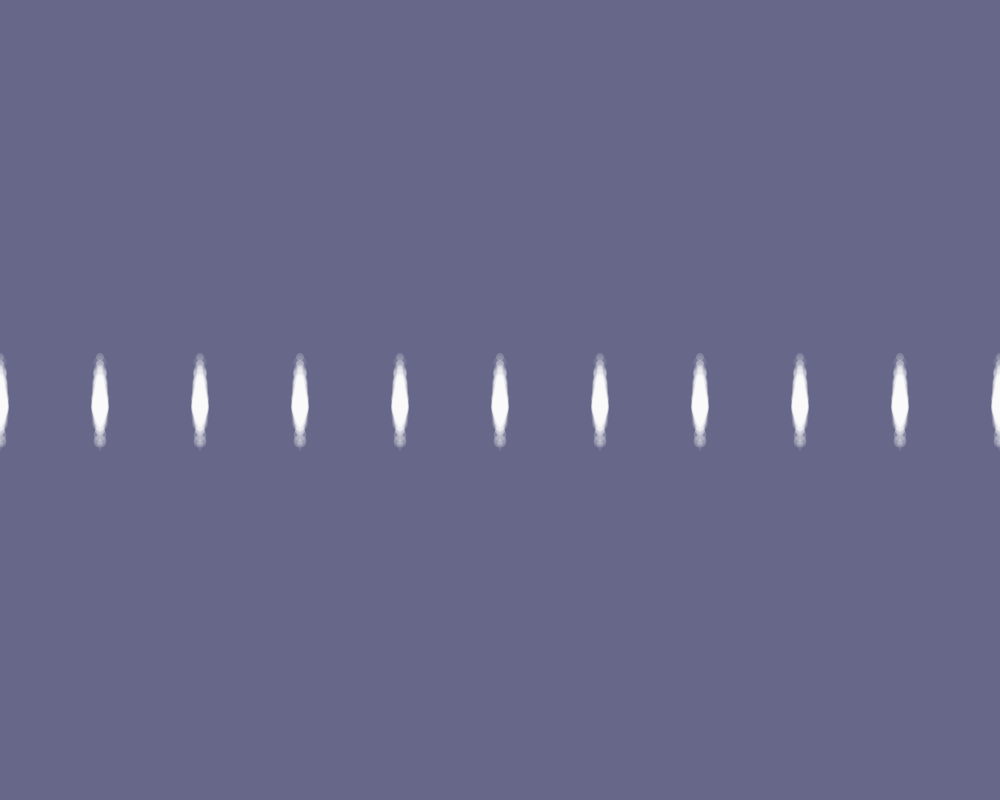
Frame 1 (no input)
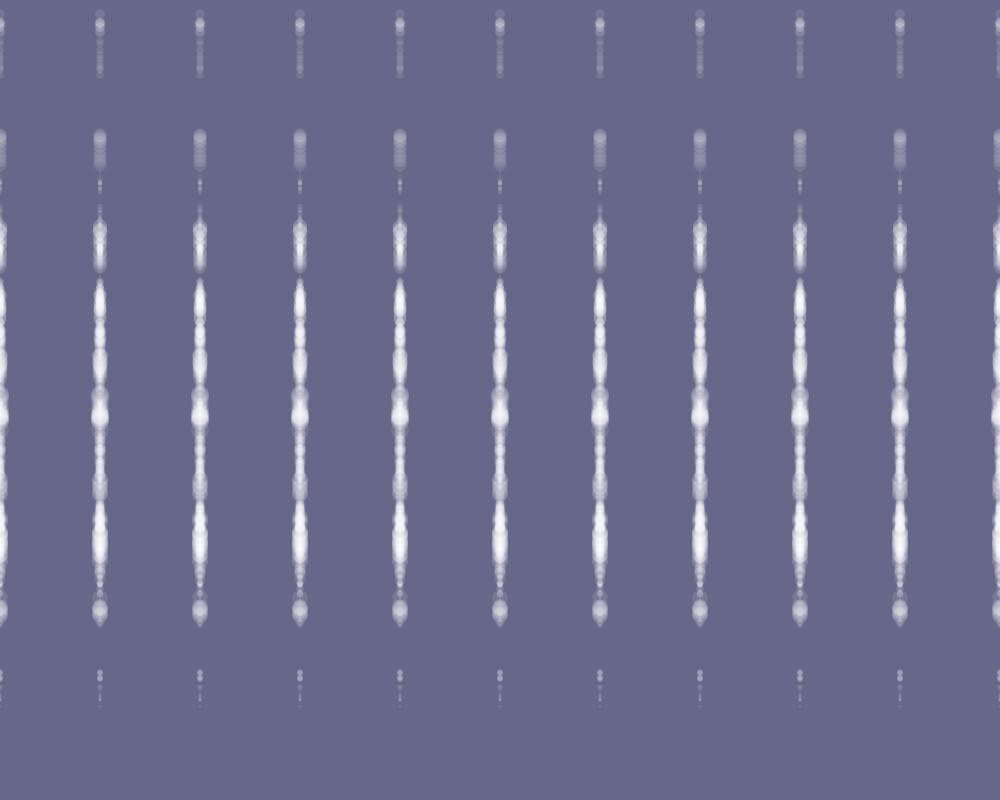
Frame 60 (the mouse pressed at the canvas centre just before this capture)
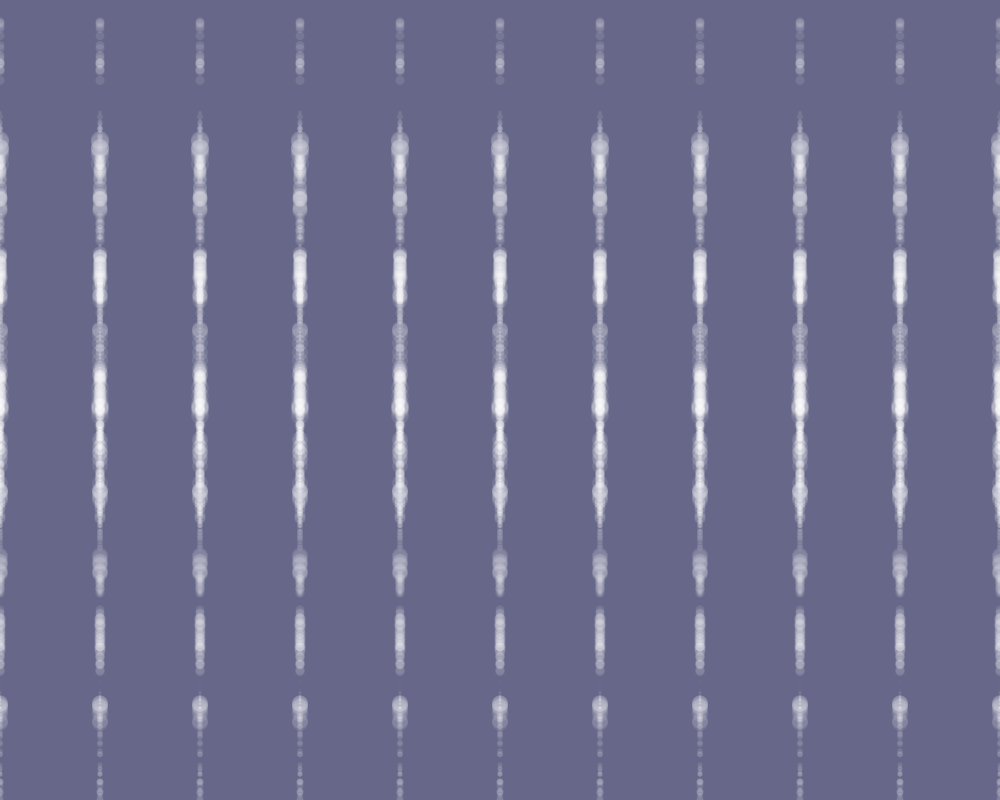
Frame 120 (the mouse held since frame 60 and released just before this capture)

The Processing sketch that drew these frames (run headless with seeded random() and noise(); from frame 60 on, the mouse is pressed at the canvas centre):

// Processing sketch: processing_171036
// ── processing_171036.pde

AllCreatures [] all = new AllCreatures [10];


void setup() {
  size(1000, 800);
  smooth();


  for (int i = 0; i < all.length; i++) {
    float xposAll = width/2;
    float yposAll = height/2;
    all [i] = new AllCreatures (xposAll + i, yposAll);
  }

  for (int i = 0; i < all.length; i++) {
    all[i].prime();
  }
}

void draw() {
  background(103, 104, 137);

  for (int i = 0; i < all.length; i++) {
    all[i].update();
  }
}

Creature [] guy = new Creature [100];

class AllCreatures {

  float xposAll;
  float yposAll;

  float x;

  AllCreatures(float _xposAll, float _yposAll) {
    xposAll = _xposAll;
    yposAll = _yposAll;
  }


  void prime() {

    for (int i = 0; i < guy.length; i++) {
      float r = i;
      float  xpos = x;
      float x = map(xpos, 0, width, 400, 500);
      float ypos = height/2;
      guy[i] = new Creature(x, ypos, r*(random(1, 2)));
    }
  }

  void update() {
    for (int i = 0; i < guy.length; i++) {
      guy[i].updateCreature();
    }
  }
}

class Creature {

  float xpos;
  float ypos;
  float r;
  float speed = 10;
  int direction = 1;
  float x;

  Creature (float _xpos, float _ypos, float _r) {
    xpos = _xpos;
    ypos = _ypos;    
    r = _r;
  }

  void updateCreature() {
    move();
    display();
  }


  void display() {

    fill(255, 25);
    noStroke();
    for (int i = 0; i < guy.length; i++) {
      ellipse (x + ((i*100)), ypos, r/10, r/10);
    }
  }

  void move() {
    xpos += (random(-speed, speed) * -direction); 
    ypos += (random(-speed, speed) * direction);
  }
}
